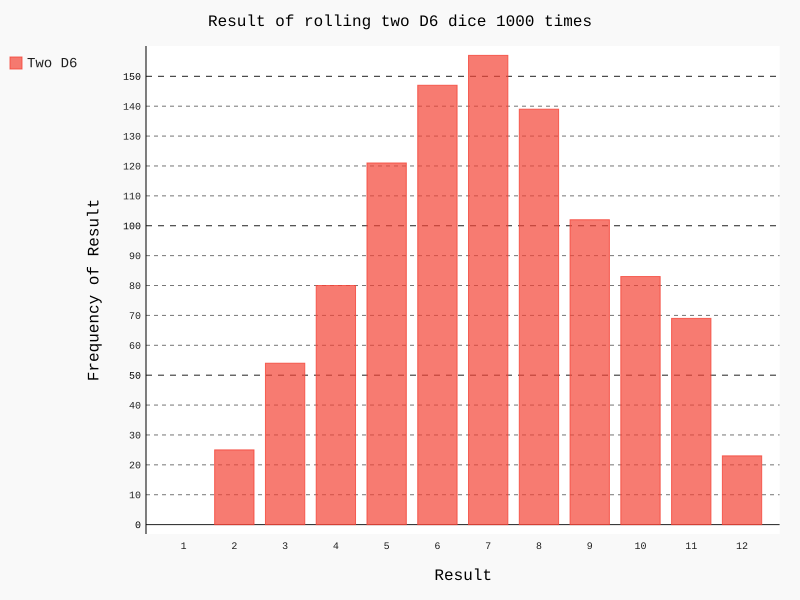

This figure's Python source:
from die import Die
import pygal

die_1 = Die()
die_2 = Die()

results = []
for roll_number in range(1000):
    result = die_1.roll() + die_2.roll()
    results.append(result)
    
frequencies = []
max_result = die_1.number_sides + die_2.number_sides
for value in range(1, max_result+1):
    frequency = results.count(value)
    frequencies.append(frequency)
    
hist = pygal.Bar()

hist.title = "Result of rolling two D6 dice 1000 times"
hist.x_labels = []
for x_label in range(1, 13):
    hist.x_labels.append(x_label)
hist.x_title = "Result"
hist.y_title = "Frequency of Result"

hist.add('Two D6', frequencies)
hist.render_to_file('dice_visual.svg')
